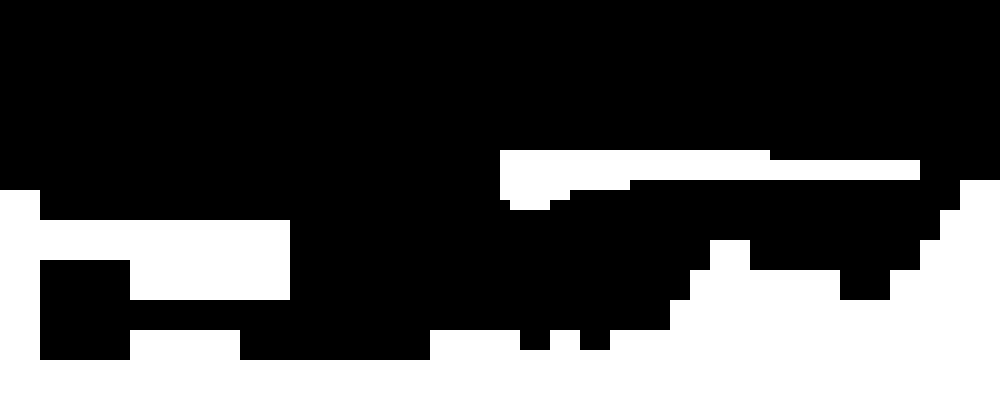

This game map was drawn from its Tiled (.tmx) file and the tilesets committed beside it. A one-line description and the trimmed map source follow:
An orthogonal 100x40 tile map with 10x10 px tiles, 1 tile layer (Livello tile 1) and 1 object.

<map version="1.0" orientation="orthogonal" renderorder="right-down" width="100" height="40" tilewidth="10" tileheight="10" nextobjectid="1">
 <tileset firstgid="1" name="EmptyTexture" tilewidth="10" tileheight="10">
  <image source="EmptyTexture.png" width="10" height="10" />
  <tile id="0">
   <objectgroup draworder="index">
    <object id="0" x="0" y="0" width="10" height="10" />
   </objectgroup>
  </tile>
 </tileset>
 <layer name="Livello tile 1" width="100" height="40">
  <data>[4000 cells, 1202 non-empty, 1 distinct tile ids]</data>
 </layer>
</map>